Frame 1 (no input): blank canvas, image omitted
Frame 60 (the mouse pressed at the canvas centre just before this capture): blank canvas, image omitted
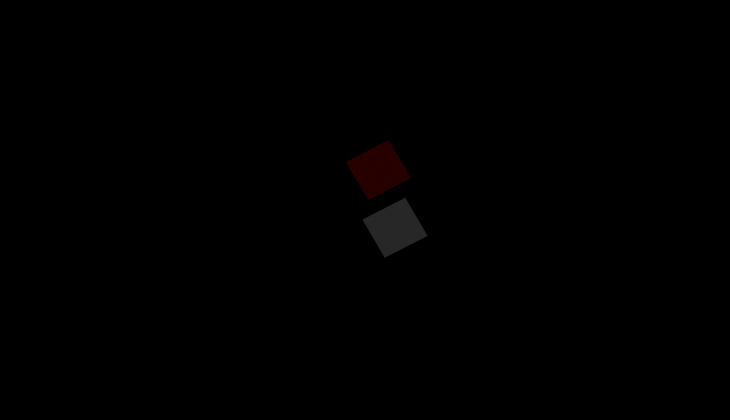
Frame 120 (the mouse held since frame 60 and released just before this capture)

The Processing sketch whose frames 1 and 60 were blank and that drew this single picture after the mouse press (run headless with seeded random() and noise(); from frame 60 on, the mouse is pressed at the canvas centre):

// Processing sketch: processing_3442
// ── processing_3442.pde

/**
 * <strong>Merah Putih</strong> | 
 * Widianto Nugroho<br />
 * <br />
 * <span style="text-decoration: underline;">INSTRUKSI:</span><br />
 * Untuk melukis Merah Putih klik menggunakan mouse pada sembarang tempat di kanvas.<br />
 * Untuk memulai lagi ketikkan huruf 'r'.
 */

float lebar;
float pendek = 8;
float panjang = 64;
int jumlah = 17;

Flock flock;

void setup()
{
  size(730, 420);
  background(0);

  flock = new Flock();

  smooth();
}

void draw()
{
  flock.run();
}

void mousePressed()
{
  flock.addBoid(new Boid(new PVector(mouseX,mouseY), 2.0f, 0.05f, 255, 255, 255, random(pendek, panjang), random(1, 24), random(4), random(4)));
}

void keyPressed()
{
  if (key == 'r' || key == 'R') {
    setup();
  }
}


// The Boid class

class Boid
{
  PVector loc;
  PVector vel;
  PVector acc;
  float r;
  float maxforce;    // Maximum steering force
  float maxspeed;    // Maximum speed

    // warna boid
  float merah;
  float hijau;
  float biru;

  float ubahsudut1;
  float ubahsudut2;

  float lebar;

  Boid(PVector l, float ms, float mf, float _merah, float _hijau, float _biru, float _lebar, float _r, float _ubahsudut1, float _ubahsudut2)
  {
    acc = new PVector(0,0);
    vel = new PVector(random(-1, 1),random(-1, 1));
    loc = l.get();
    r = _r;
    maxspeed = ms;
    maxforce = mf;

    merah = _merah;
    hijau = _hijau;
    biru = _biru;

    ubahsudut1 = _ubahsudut1;
    ubahsudut2 = _ubahsudut2;

    lebar = _lebar;
  }

  void run(ArrayList boids)
  {
    flock(boids);
    update();
    borders();
    bentuk1();
    bentuk2();
  }

  // We accumulate a new acceleration each time based on three rules
  void flock(ArrayList boids)
  {
    PVector sep = separate(boids);   // Separation
    PVector ali = align(boids);      // Alignment
    PVector coh = cohesion(boids);   // Cohesion
    // Arbitrarily weight these forces
    sep.mult(2.0);
    ali.mult(1.0);
    coh.mult(1.0);
    // Add the force vectors to acceleration
    acc.add(sep);
    acc.add(ali);
    acc.add(coh);
  }

  // Method to update location
  void update()
  {
    // Update velocity
    vel.add(acc);
    // Limit speed
    vel.limit(maxspeed);
    loc.add(vel);
    // Reset accelertion to 0 each cycle
    acc.mult(0);
  }

  void seek(PVector target)
  {
    acc.add(steer(target,false));
  }

  void arrive(PVector target)
  {
    acc.add(steer(target,true));
  }

  // A method that calculates a steering vector towards a target
  // Takes a second argument, if true, it slows down as it approaches the target
  PVector steer(PVector target, boolean slowdown)
  {
    PVector steer;  // The steering vector
    PVector desired = target.sub(target,loc);  // A vector pointing from the location to the target
    float d = desired.mag(); // Distance from the target is the magnitude of the vector
    // If the distance is greater than 0, calc steering (otherwise return zero vector)
    if (d > 0) {
      // Normalize desired
      desired.normalize();
      // Two options for desired vector magnitude (1 -- based on distance, 2 -- maxspeed)
      if ((slowdown) && (d < 100.0)) desired.mult(maxspeed*(d/100.0)); // This damping is somewhat arbitrary
      else desired.mult(maxspeed);
      // Steering = Desired minus Velocity
      steer = target.sub(desired,vel);
      steer.limit(maxforce);  // Limit to maximum steering force
    } 
    else {
      steer = new PVector(0,0);
    }
    return steer;
  }

  void bentuk1()
  {
    // Draw a triangle rotated in the direction of velocity
    float theta = vel.heading2D() + PI/2;
    smooth();
    pushMatrix();
    translate(loc.x,loc.y);
    rotate(theta*ubahsudut1);

    //strokeWeight(abs(0.005*leftp));
    fill(255, 0, 0, 32);
    noStroke();
    rect(r, r, lebar, 1);

    popMatrix();
  }

  void bentuk2()
  {
    // Draw a triangle rotated in the direction of velocity
    float theta = vel.heading2D() + PI/2;
    smooth();
    pushMatrix();
    translate(loc.x,loc.y);
    rotate(theta*ubahsudut2);

    //strokeWeight(abs(0.005*leftp));
    fill(255, 32);
    noStroke();
    rect(r, r, lebar, 1);

    popMatrix();
  }

  // Wraparound
  void borders()
  {
    if (loc.x < -r) {
      loc.x = width+r;
      merah = random(255);
      hijau = random(255);
      biru = random(255);
    }
    if (loc.y < -r) {
      loc.y = height+r;
      merah = random(255);
      hijau = random(255);
      biru = random(255);
    }
    if (loc.x > width+r) {
      loc.x = -r;
      merah = random(255);
      hijau = random(255);
      biru = random(255);
    }
    if (loc.y > height+r) {
      loc.y = -r;
      merah = random(255);
      hijau = random(255);
      biru = random(255);
    }
  }

  // Separation
  // Method checks for nearby boids and steers away
  PVector separate (ArrayList boids)
  {
    float desiredseparation = 25.0;
    PVector sum = new PVector(0,0,0);
    int count = 0;
    // For every boid in the system, check if it's too close
    for (int i = 0 ; i < boids.size(); i++) {
      Boid other = (Boid) boids.get(i);
      float d = loc.dist(other.loc);
      // If the distance is greater than 0 and less than an arbitrary amount (0 when you are yourself)
      if ((d > 0) && (d < desiredseparation)) {
        // Calculate vector pointing away from neighbor
        PVector diff = loc.sub(loc,other.loc);
        diff.normalize();
        diff.div(d);        // Weight by distance
        sum.add(diff);
        count++;            // Keep track of how many
      }
    }
    // Average -- divide by how many
    if (count > 0) {
      sum.div((float)count);
    }
    return sum;
  }

  // Alignment
  // For every nearby boid in the system, calculate the average velocity
  PVector align (ArrayList boids)
  {
    //float neighbordist = 50.0;
    float neighbordist = 25.0;
    PVector sum = new PVector(0,0,0);
    int count = 0;
    for (int i = 0 ; i < boids.size(); i++) {
      Boid other = (Boid) boids.get(i);
      float d = loc.dist(other.loc);
      if ((d > 0) && (d < neighbordist)) {
        sum.add(other.vel);
        count++;
      }
    }
    if (count > 0) {
      sum.div((float)count);
      sum.limit(maxforce);
    }
    return sum;
  }

  // Cohesion
  // For the average location (i.e. center) of all nearby boids, calculate steering vector towards that location
  PVector cohesion (ArrayList boids)
  {
    float neighbordist = 50.0;
    PVector sum = new PVector(0,0);   // Start with empty vector to accumulate all locations
    int count = 0;
    for (int i = 0 ; i < boids.size(); i++) {
      Boid other = (Boid) boids.get(i);
      float d = loc.dist(other.loc);
      if ((d > 0) && (d < neighbordist)) {
        sum.add(other.loc); // Add location
        count++;
      }
    }
    if (count > 0) {
      sum.div((float)count);
      return steer(sum,false);  // Steer towards the location
    }
    return sum;
  }
}

// The Flock (a list of Boid objects)

class Flock
{
  ArrayList boids; // An arraylist for all the boids

    Flock()
  {
    boids = new ArrayList(); // Initialize the arraylist
  }

  void run()
  {
    for (int i = 0; i < boids.size(); i++) {
      Boid b = (Boid) boids.get(i);  
      b.run(boids);  // Passing the entire list of boids to each boid individually
    }
  }

  void addBoid(Boid b) {
    boids.add(b);
  }
}
